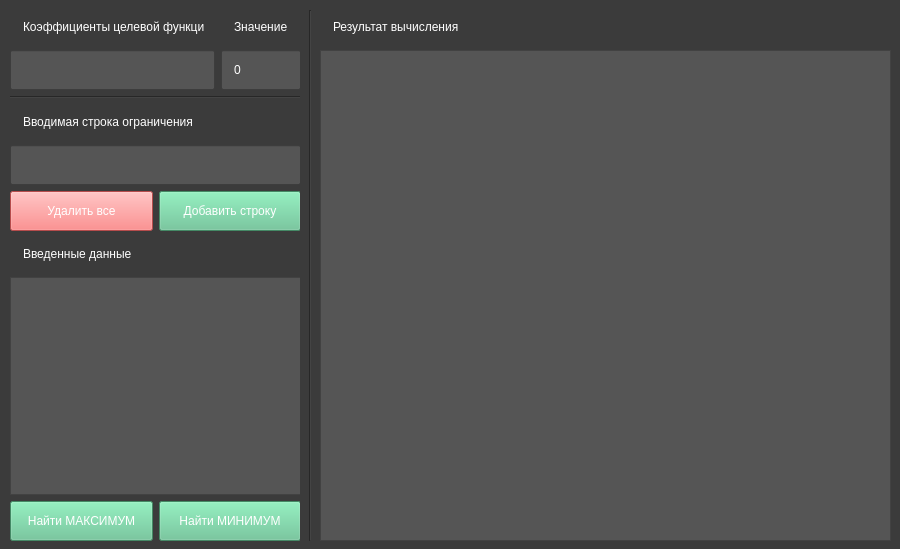
<?xml version="1.0" encoding="UTF-8"?>
<ui version="4.0">
 <class>MainWindow</class>
 <widget class="QMainWindow" name="MainWindow">
  <property name="geometry">
   <rect>
    <x>0</x>
    <y>0</y>
    <width>900</width>
    <height>549</height>
   </rect>
  </property>
  <property name="minimumSize">
   <size>
    <width>900</width>
    <height>549</height>
   </size>
  </property>
  <property name="maximumSize">
   <size>
    <width>900</width>
    <height>549</height>
   </size>
  </property>
  <property name="windowTitle">
   <string>Simplex Method</string>
  </property>
  <property name="styleSheet">
   <string notr="true">background-color: rgb(59, 59, 59);</string>
  </property>
  <widget class="QWidget" name="centralwidget">
   <widget class="QWidget" name="verticalLayoutWidget">
    <property name="geometry">
     <rect>
      <x>10</x>
      <y>10</y>
      <width>291</width>
      <height>531</height>
     </rect>
    </property>
    <layout class="QVBoxLayout" name="verticalLayout">
     <item>
      <layout class="QHBoxLayout" name="horizontalLayout_3">
       <item>
        <layout class="QVBoxLayout" name="verticalLayout_3"/>
       </item>
       <item>
        <layout class="QVBoxLayout" name="verticalLayout_4"/>
       </item>
      </layout>
     </item>
     <item>
      <layout class="QGridLayout" name="gridLayout">
       <item row="0" column="0">
        <widget class="QLabel" name="label_4">
         <property name="minimumSize">
          <size>
           <width>0</width>
           <height>30</height>
          </size>
         </property>
         <property name="styleSheet">
          <string notr="true">padding: 10px;
color: rgb(255, 255, 255);</string>
         </property>
         <property name="text">
          <string>Коэффициенты целевой функции</string>
         </property>
        </widget>
       </item>
       <item row="1" column="0">
        <widget class="QLineEdit" name="lineEdit_2">
         <property name="minimumSize">
          <size>
           <width>0</width>
           <height>40</height>
          </size>
         </property>
         <property name="styleSheet">
          <string notr="true">background-color: rgb(85, 85, 85);
color: rgb(255, 255, 255);
padding: 10px;
</string>
         </property>
         <property name="text">
          <string/>
         </property>
        </widget>
       </item>
       <item row="0" column="1">
        <widget class="QLabel" name="label_5">
         <property name="minimumSize">
          <size>
           <width>80</width>
           <height>30</height>
          </size>
         </property>
         <property name="maximumSize">
          <size>
           <width>50</width>
           <height>16777215</height>
          </size>
         </property>
         <property name="styleSheet">
          <string notr="true">padding: 10px;
color: rgb(255, 255, 255);</string>
         </property>
         <property name="text">
          <string>Значение</string>
         </property>
        </widget>
       </item>
       <item row="1" column="1">
        <widget class="QLineEdit" name="lineEdit_3">
         <property name="minimumSize">
          <size>
           <width>80</width>
           <height>40</height>
          </size>
         </property>
         <property name="maximumSize">
          <size>
           <width>50</width>
           <height>16777215</height>
          </size>
         </property>
         <property name="styleSheet">
          <string notr="true">background-color: rgb(85, 85, 85);
color: rgb(255, 255, 255);
padding: 10px;
</string>
         </property>
         <property name="text">
          <string>0</string>
         </property>
        </widget>
       </item>
      </layout>
     </item>
     <item>
      <widget class="Line" name="line_2">
       <property name="orientation">
        <enum>Qt::Horizontal</enum>
       </property>
      </widget>
     </item>
     <item>
      <widget class="QLabel" name="label">
       <property name="minimumSize">
        <size>
         <width>0</width>
         <height>30</height>
        </size>
       </property>
       <property name="styleSheet">
        <string notr="true">padding: 10px;
color: rgb(255, 255, 255);</string>
       </property>
       <property name="text">
        <string>Вводимая строка ограничения</string>
       </property>
      </widget>
     </item>
     <item>
      <widget class="QLineEdit" name="lineEdit">
       <property name="minimumSize">
        <size>
         <width>150</width>
         <height>40</height>
        </size>
       </property>
       <property name="styleSheet">
        <string notr="true">background-color: rgb(85, 85, 85);
color: rgb(255, 255, 255);
padding: 10px;
</string>
       </property>
      </widget>
     </item>
     <item>
      <layout class="QHBoxLayout" name="horizontalLayout">
       <item>
        <widget class="QPushButton" name="pushButton_2">
         <property name="minimumSize">
          <size>
           <width>0</width>
           <height>40</height>
          </size>
         </property>
         <property name="styleSheet">
          <string notr="true">background-color: rgb(255, 106, 106);
color: rgb(255, 255, 255);</string>
         </property>
         <property name="text">
          <string>Удалить все</string>
         </property>
        </widget>
       </item>
       <item>
        <widget class="QPushButton" name="pushButton">
         <property name="minimumSize">
          <size>
           <width>0</width>
           <height>40</height>
          </size>
         </property>
         <property name="styleSheet">
          <string notr="true">color: rgb(255, 255, 255);
background-color: rgb(95, 192, 142);</string>
         </property>
         <property name="text">
          <string>Добавить строку</string>
         </property>
        </widget>
       </item>
      </layout>
     </item>
     <item>
      <widget class="QLabel" name="label_2">
       <property name="minimumSize">
        <size>
         <width>0</width>
         <height>30</height>
        </size>
       </property>
       <property name="styleSheet">
        <string notr="true">padding: 10px;
color: rgb(255, 255, 255);</string>
       </property>
       <property name="text">
        <string>Введенные данные</string>
       </property>
      </widget>
     </item>
     <item>
      <widget class="QListWidget" name="listWidget_2">
       <property name="styleSheet">
        <string notr="true">background-color: rgb(85, 85, 85);
color: rgb(255, 255, 255);</string>
       </property>
      </widget>
     </item>
     <item>
      <layout class="QHBoxLayout" name="horizontalLayout_2">
       <item>
        <widget class="QPushButton" name="pushButton_3">
         <property name="minimumSize">
          <size>
           <width>0</width>
           <height>40</height>
          </size>
         </property>
         <property name="styleSheet">
          <string notr="true">background-color: rgb(95, 192, 142);
color: rgb(255, 255, 255);</string>
         </property>
         <property name="text">
          <string>Найти МАКСИМУМ</string>
         </property>
        </widget>
       </item>
       <item>
        <widget class="QPushButton" name="pushButton_4">
         <property name="minimumSize">
          <size>
           <width>0</width>
           <height>40</height>
          </size>
         </property>
         <property name="styleSheet">
          <string notr="true">background-color: rgb(95, 192, 142);color: rgb(255, 255, 255);</string>
         </property>
         <property name="text">
          <string>Найти МИНИМУМ</string>
         </property>
        </widget>
       </item>
      </layout>
     </item>
    </layout>
   </widget>
   <widget class="Line" name="line">
    <property name="geometry">
     <rect>
      <x>300</x>
      <y>10</y>
      <width>20</width>
      <height>531</height>
     </rect>
    </property>
    <property name="orientation">
     <enum>Qt::Vertical</enum>
    </property>
   </widget>
   <widget class="QWidget" name="verticalLayoutWidget_2">
    <property name="geometry">
     <rect>
      <x>320</x>
      <y>10</y>
      <width>571</width>
      <height>531</height>
     </rect>
    </property>
    <layout class="QVBoxLayout" name="verticalLayout_2">
     <item>
      <widget class="QLabel" name="label_3">
       <property name="minimumSize">
        <size>
         <width>0</width>
         <height>30</height>
        </size>
       </property>
       <property name="styleSheet">
        <string notr="true">padding: 10px;
color: rgb(255, 255, 255);</string>
       </property>
       <property name="text">
        <string>Результат вычисления</string>
       </property>
      </widget>
     </item>
     <item>
      <widget class="QListWidget" name="listWidget">
       <property name="font">
        <font>
         <family>Consolas</family>
        </font>
       </property>
       <property name="styleSheet">
        <string notr="true">background-color: rgb(85, 85, 85);
color: rgb(255, 255, 255);</string>
       </property>
      </widget>
     </item>
    </layout>
   </widget>
  </widget>
 </widget>
 <resources/>
 <connections/>
</ui>
